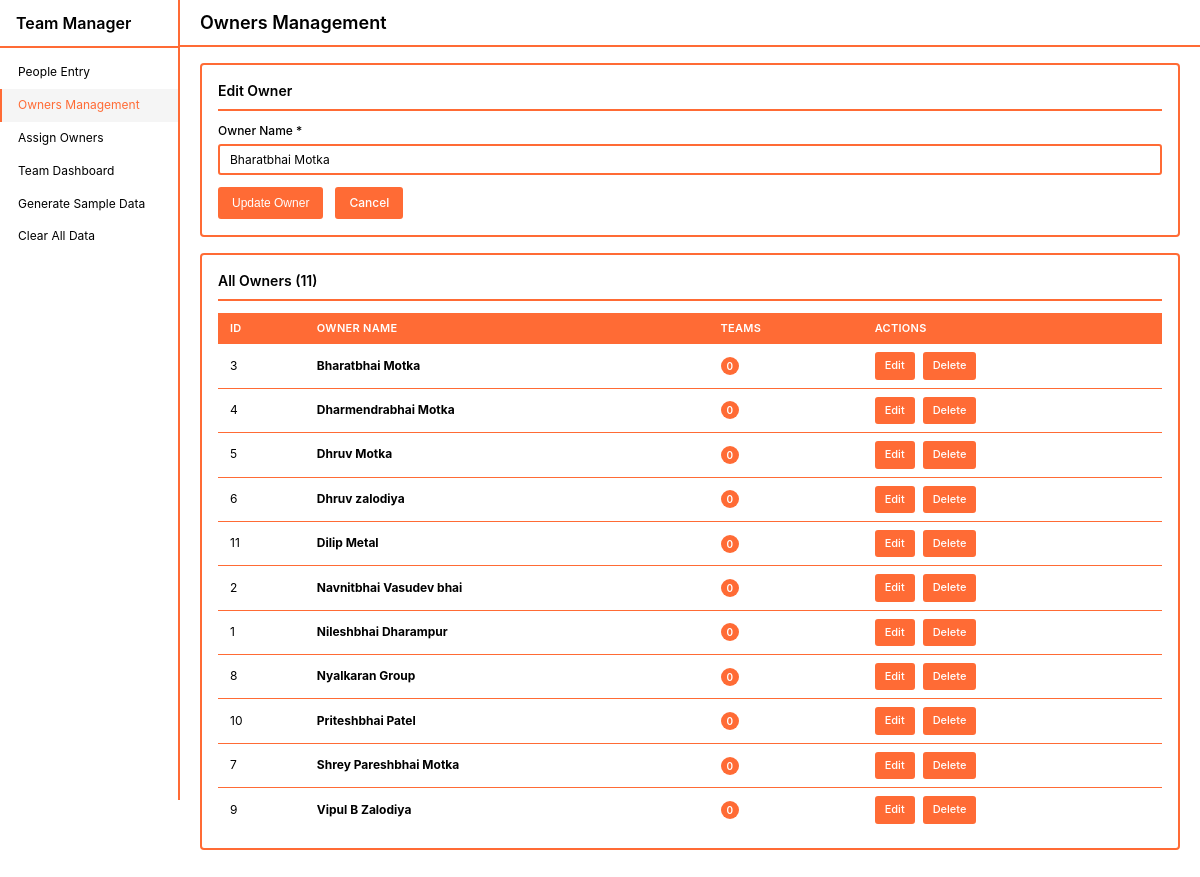
The page /owners.php?edit=3 on the database its author committed.
### tables this page shows
CREATE TABLE owners (
            id INTEGER PRIMARY KEY AUTOINCREMENT,
            owner_name TEXT NOT NULL UNIQUE,
            created_at DATETIME DEFAULT CURRENT_TIMESTAMP
        );

### owners.php (the view, shortened to what this page needs)
<?php
$db = getDB();
$allOwners = $db->query("SELECT * FROM owners ORDER BY owner_name")->fetchAll();
$editingOwner = null;
if (isset($_GET['edit']) && is_numeric($_GET['edit'])) {
    $edit_id = (int)$_GET['edit'];
    $stmt = $db->prepare("SELECT * FROM owners WHERE id = ?");
    $stmt->execute([$edit_id]);
    $editingOwner = $stmt->fetch();
}
?>
<!DOCTYPE html>
<html lang="en">
<head>
    <link rel="stylesheet" href="style.css">
</head>
<body>
    <div class="dashboard-wrapper">
        <?php include 'sidebar.php'; ?>
        <div class="main-content">
            <div class="top-bar">
                <div class="page-title">
                    <span>Owners Management</span>
                </div>
            </div>
            <div class="container">
                <div class="card">
                    <div class="card-header">
                        <div class="card-title">
                            <span><?php echo $editingOwner ? 'Edit Owner' : 'Add New Owner'; ?></span>
                        </div>
                    </div>
                    <form method="POST" action="">
                        <?php if ($editingOwner): ?>
                            <div class="form-group">
                                <label for="owner_name">Owner Name *</label>
                                <input type="text" id="owner_name" name="owner_name" required
                                       value="<?php echo htmlspecialchars($editingOwner['owner_name']); ?>"
                                       placeholder="Enter owner name">
                            </div>
                            <div style="display: flex; gap: 12px;">
                                <button type="submit" name="edit_owner" class="btn btn-success">
                                    <span>Update Owner</span>
                                </button>
                                <a href="owners.php" class="btn">
                                    <span>Cancel</span>
                                </a>
                            </div>
                        <?php endif; ?>
                    </form>
                </div>
                <div class="card">
                    <div class="card-header">
                        <div class="card-title">
                            <span>All Owners (<?php echo count($allOwners); ?>)</span>
                        </div>
                    </div>
                    <?php if (empty($allOwners)): ?>
                        <div class="no-members">No owners found.</div>
                    <?php else: ?>
                        <div class="table-container">
                            <table class="data-table">
                                <thead>
                                    <tr>
                                        <th>ID</th>
                                        <th>Owner Name</th>
                                        <th>Teams</th>
                                        <th>Actions</th>
                                    </tr>
                                </thead>
                                <tbody>
                                    <?php foreach ($allOwners as $owner): ?>
                                        <?php
                                        $teamCount = $db->prepare("SELECT COUNT(*) as count FROM teams WHERE owner_id = ?");
                                        $teamCount->execute([$owner['id']]);
                                        $count = $teamCount->fetch()['count'];
                                        ?>
                                        <tr>
                                            <td><?php echo $owner['id']; ?></td>
                                            <td><strong><?php echo htmlspecialchars($owner['owner_name']); ?></strong></td>
                                            <td>
                                                <span class="badge badge-info"><?php echo $count; ?></span>
                                            </td>
                                            <td>
                                                <div style="display: flex; gap: 8px;">
                                                    <a href="owners.php?edit=<?php echo $owner['id']; ?>"
                                                       class="btn btn-small">
                                                        <span>Edit</span>
                                                    </a>
                                                    <a href="owners.php?delete=<?php echo $owner['id']; ?>"
                                                       class="btn btn-danger btn-small"
                                                       onclick="return confirm('Delete <?php echo htmlspecialchars($owner['owner_name']); ?>?\n\nThis will also delete all teams under this owner.');">
                                                        <span>Delete</span>
                                                    </a>
                                                </div>
                                            </td>
                                        </tr>
                                    <?php endforeach; ?>
                                </tbody>
                            </table>
                        </div>
                    <?php endif; ?>
                </div>
            </div>
        </div>
    </div>
</body>
</html>

### style.css (style rules this page uses)
* { margin: 0; padding: 0; box-sizing: border-box; }
:root { --orange: #ff6b35; --orange-dark: #e55a2b; --orange-light: #ff8c5a; --white: #ffffff; --black: #000000; --gray: #666666; --gray-light: #f5f5f5; --gray-border: #e0e0e0; }
body { font-family: -apple-system, BlinkMacSystemFont, 'Segoe UI', Roboto, sans-serif; background: var(--white); color: var(--black); line-height: 1.4; font-size: 13px; }
.dashboard-wrapper { display: flex; min-height: 100vh; }
.main-content { margin-left: 180px; flex: 1; width: calc(100% - 180px); background: var(--white); }
.top-bar { background: var(--white); padding: 10px 20px; border-bottom: 2px solid var(--orange); position: sticky; top: 0; z-index: 100; display: flex; justify-content: space-between; align-items: center; }
.page-title { font-size: 18px; font-weight: 600; color: var(--black); display: flex; align-items: center; gap: 8px; }
.container { padding: 16px 20px; max-width: 1400px; margin: 0 auto; background: var(--white); }
.card { background: var(--white); border: 2px solid var(--orange); border-radius: 4px; padding: 16px; margin-bottom: 16px; }
.card-header { display: flex; justify-content: space-between; align-items: center; margin-bottom: 12px; padding-bottom: 8px; border-bottom: 2px solid var(--orange); }
.card-title { font-size: 14px; font-weight: 600; color: var(--black); display: flex; align-items: center; gap: 6px; }
.form-group { margin-bottom: 12px; }
label { display: block; margin-bottom: 4px; font-weight: 500; color: var(--black); font-size: 12px; }
input[type="text"], input[type="number"], textarea, select { width: 100%; padding: 6px 10px; border: 2px solid var(--orange); border-radius: 3px; font-size: 12px; font-family: inherit; background: var(--white); color: var(--black); }
.btn { display: inline-flex; align-items: center; gap: 4px; padding: 6px 12px; background: var(--orange); color: var(--white); border: 2px solid var(--orange); border-radius: 3px; cursor: pointer; font-size: 12px; font-weight: 500; text-decoration: none; transition: background 0.2s; }
.btn-success { background: var(--orange); border-color: var(--orange); }
.btn-danger { background: var(--orange); color: var(--white); border-color: var(--orange); }
.btn-small { padding: 4px 8px; font-size: 11px; }
table { width: 100%; border-collapse: collapse; }
thead { background: var(--orange); color: var(--white); }
th, td { padding: 8px 12px; text-align: left; font-size: 12px; color: var(--black); }
th { font-weight: 600; font-size: 11px; text-transform: uppercase; letter-spacing: 0.3px; color: var(--white); }
tbody tr { border-bottom: 1px solid var(--orange); background: var(--white); }
tbody tr:last-child { border-bottom: none; }
.badge { display: inline-block; padding: 2px 6px; border-radius: 10px; font-size: 10px; font-weight: 600; text-transform: uppercase; letter-spacing: 0.3px; }
.badge-info { background: var(--orange); color: var(--white); }

### rows shown on the page
owners: owner_name "Bharatbhai Motka", id "3", count "0"
owners: id "4", owner_name "Dharmendrabhai Motka", count "0"
owners: id "5", owner_name "Dhruv Motka", count "0"
owners: id "6", owner_name "Dhruv zalodiya", count "0"
owners: id "11", owner_name "Dilip Metal", count "0"
owners: id "2", owner_name "Navnitbhai Vasudev bhai", count "0"
owners: id "1", owner_name "Nileshbhai Dharampur", count "0"
owners: id "8", owner_name "Nyalkaran Group", count "0"
owners: id "10", owner_name "Priteshbhai Patel", count "0"
owners: id "7", owner_name "Shrey Pareshbhai Motka", count "0"
owners: id "9", owner_name "Vipul B Zalodiya", count "0"

### other values the page prints
count($allOwners) "11"
